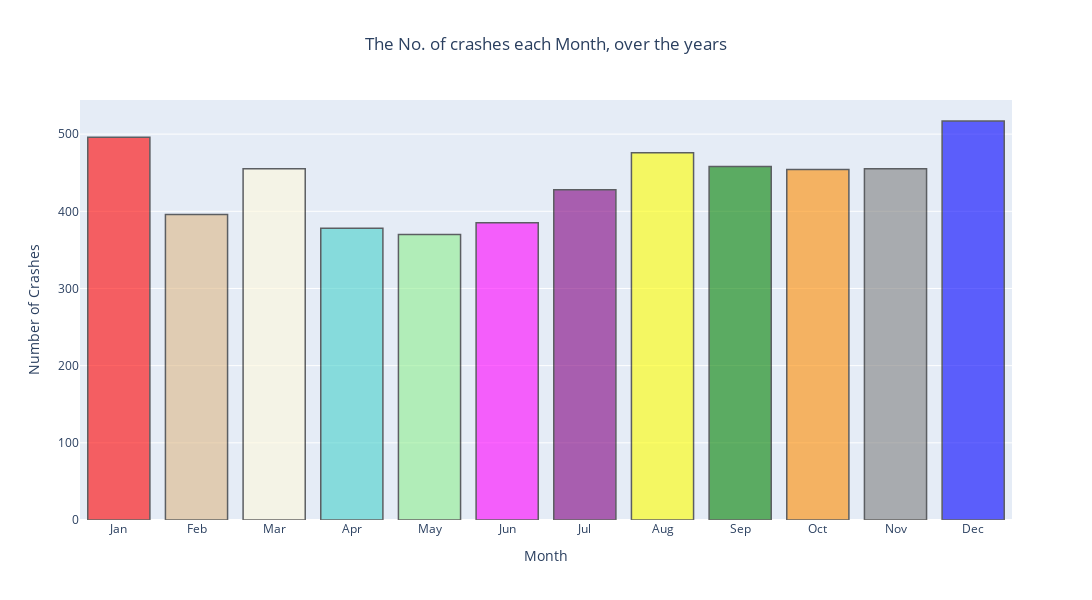

Here is the notebook cell this chart was saved with:
### Markdown cell above
**<h4>Question:** Which months were more likely to see more number of crashes?</h4>

### Code cell
# Extract labels and values of top rated drugs
values = data['Month'].value_counts().index
labels = data['Month'].value_counts().values
colors = ['blue', 'red', 'yellow', 'green', 'cornsilk', 'grey', 'darkorange', 'purple', 'burlywood', 'magenta', 'mediumturquoise', 'lightgreen']

# Initiate an empty figure
fig = go.Figure()

# Add a trace of bar to the figure
fig.add_trace(trace=go.Bar(x=values,
                           y=labels))

# Update the layout with some cosmetics

fig.update_layout(height=600, 
                  width=1200, 
                  title_text='The No. of crashes each Month, over the years', 
                  title_x=0.5, 
                  xaxis_title='Month', 
                  yaxis_title='Number of Crashes',
                  xaxis = dict(tickmode = 'array',
                               tickvals = [1, 2, 3, 4, 5, 6, 7, 8, 9, 10, 11, 12],
                               ticktext = ['Jan', 'Feb', 'Mar', 'Apr', 'May', 'Jun', 'Jul', 'Aug', 'Sep', 'Oct', 'Nov', 'Dec'])
                  )

fig.update_traces(marker_color=colors, marker_line_color='black',
                  marker_line_width=1.5, opacity=0.6)

# Display the figure
fig.show()

### Figure 1 — Plotly figure (JSON) as saved in the notebook; plotly's stock layout.template omitted (floating-point values rounded to 4 significant figures)
{"data": [{"marker": {"color": ["blue", "red", "yellow", "green", "cornsilk", "grey", "darkorange", "purple", "burlywood", "magenta", "mediumturquoise", "lightgreen"], "line": {"color": "black", "width": 1.5}}, "opacity": 0.6, "type": "bar", "x": [12, 1, 8, 9, 3, 11, 10, 7, 2, 6, 4, 5], "y": [517, 496, 476, 458, 455, 455, 454, 428, 396, 385, 378, 370]}], "layout": {"height": 600, "title": {"text": "The No. of crashes each Month, over the years", "x": 0.5}, "width": 1200, "xaxis": {"tickmode": "array", "ticktext": ["Jan", "Feb", "Mar", "Apr", "May", "Jun", "Jul", "Aug", "Sep", "Oct", "Nov", "Dec"], "tickvals": [1, 2, 3, 4, 5, 6, 7, 8, 9, 10, 11, 12], "title": {"text": "Month"}}, "yaxis": {"title": {"text": "Number of Crashes"}}}}
